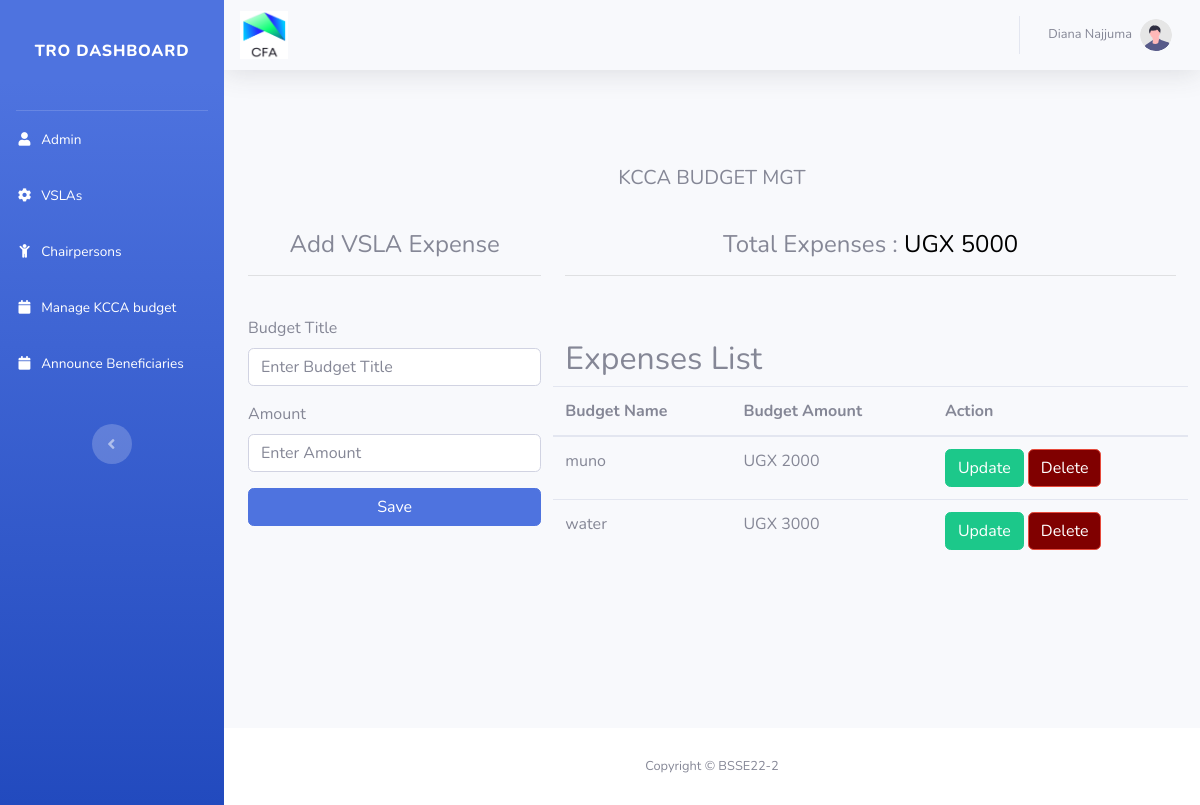
The app's page /tro/viewbudgets.php (signed in) with its own data.
### tables this page shows
CREATE TABLE `budget` (
  `id` int(11) NOT NULL,
  `name` varchar(25) NOT NULL,
  `amount` int(11) NOT NULL
);

### tro/process.php (called while the page is built, shortened)
<?php
$con = new mysqli("localhost","root","","db_cfaax");
$total = 0;
$update = false;
$name = '';
$amount = '';
    $result = mysqli_query($con, "SELECT * FROM budget");
    while($row = $result->fetch_assoc()){
        $total = $total + $row['amount'];
    }
?>

### tro/viewbudgets.php (the view, shortened to what this page needs)
<?php require_once 'process.php'; ?>
<?php $con = new mysqli("localhost","root","","db_cfaax"); ?>
<?php
include('includes/header.php');
include('includes/navbar.php');
include('includes/topbar.php');
?>
<!DOCTYPE html>
<html lang="en">
<head>
</head>
<body>
    <br><br><br>
    <div class="container">
        <h5 style="text-align: center; margin-bottom: 40px;">KCCA BUDGET MGT</h5>
        <div class="row">
            <div class="col-md-4">
                <h4 class="text-center">Add VSLA Expense</h4>
                <hr><br>
                <form action="process.php" method="POST">
                    <div class="form-group">
                        <label for="budgetTitle">Budget Title</label>
                        <input type="text" name="budget" class="form-control" id="budgetTitle" placeholder="Enter Budget Title" required autocomplete="off"  value="<?php echo $name; ?>">
                    </div>
                    <div class="form-group">
                        <label for="amount">Amount</label>
                        <input type="text" name="amount" class="form-control" id="amount" placeholder="Enter Amount" required  value="<?php echo $amount; ?>">
                    </div>
                    <?php if($update == true): ?>
                    <button type="submit" name="update" class="btn btn-success btn-block">Update</button>
                    <?php else: ?>
                    <button type="submit" name="save" class="btn btn-primary btn-block">Save</button>
                    <?php endif; ?>
                </form>
            </div>
            <div class="col-md-8">
                <h4 class="text-center">Total Expenses :  <span style="color: black;">UGX <?php echo $total;?></span></h4>
                <hr>
                <br><br>
                <h2>Expenses List</h2>
                <?php
                    $result = mysqli_query($con, "SELECT * FROM budget");
                ?>
                <div class="row justify-content-center">
                    <table class="table">
                        <thead>
                            <tr>
                                <th>Budget Name</th>
                                <th>Budget Amount</th>
                                <th colspan="2">Action</th>
                            </tr>
                        </thead>
                        <?php
                            while($row = $result->fetch_assoc()): ?>
                            <tr>
                                <td><?php echo $row['name']; ?></td>
                                <td> UGX <?php echo $row['amount']; ?></td>
                                <td>
                                    <a href="index.php?edit=<?php echo $row['id']; ?>" class="btn btn-success">Update</a>
                                    <a style="background-color: maroon;" href="process.php?delete=<?php echo $row['id']; ?>"   class="btn btn-danger" >Delete</a>
                                </td>
                            </tr>
                        <?php endwhile ?>
                    </table>
                </div>
            </div>
        </div>
    </div>
</body>
</html>
<?php
        include('includes/footer.php');
        ?>

### records on screen
budget: name "muno", amount "2000"
budget: name "water", amount "3000"

### other values on screen
$firstname "Diana"
$lastname "Najjuma"
$total "5000"
